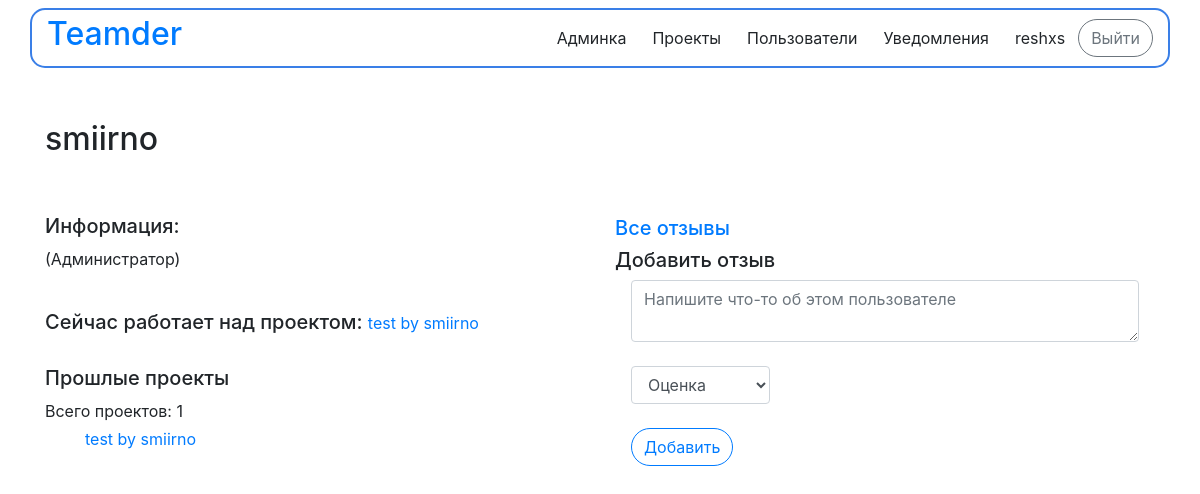
Before: /accounts/detail/4/ (signed in) with the older database file.
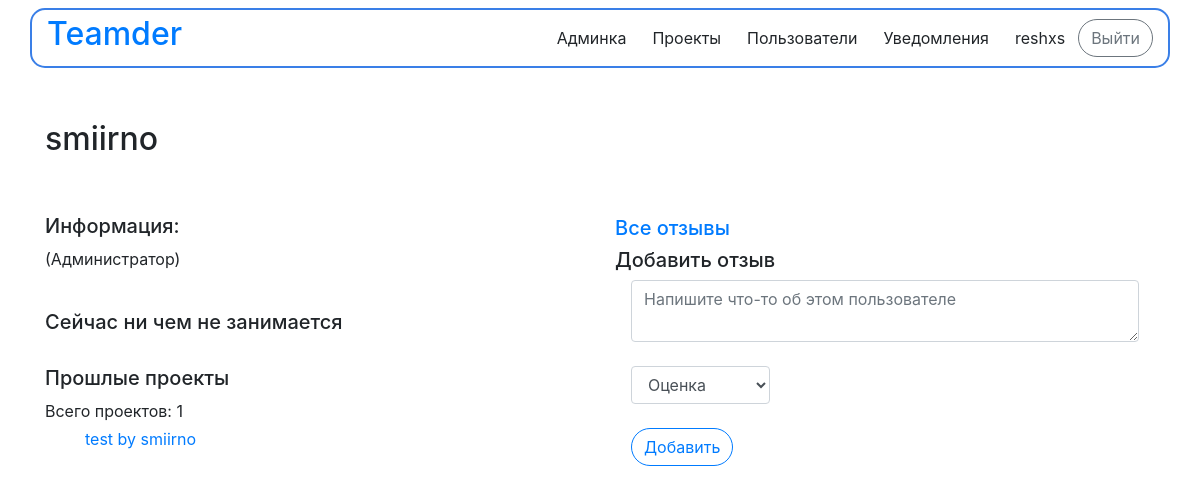
After: the same page with the newer database file.
### teamder/apps/projects/models.py (models this page shows, shortened)
class Project(models.Model):
    project_name = models.CharField('название проекта', max_length=100)
    project_description = models.TextField('описание проекта', blank=True)
    pub_date = models.DateTimeField('дата публикции', default=timezone.now())
    creator = models.ForeignKey(get_user_model(), on_delete=models.CASCADE, null=True)
    members = models.ManyToManyField(get_user_model(), 'Участники', blank=True)
    members_count = models.IntegerField('Количество участников', default=1, blank=False)
    is_done = models.BooleanField('Проект завершен', default=False)
    technologies = models.ManyToManyField(
        Technology,
        related_name='project_set',
        verbose_name="технологии",
        blank=True)
    class Meta:
        verbose_name = 'Проект'
        verbose_name_plural = 'Проекты'

### teamder/apps/user_accounts/views.py (the view, shortened to what this page needs)
# urls.py: path('detail/<int:user_id>/', views.detail, name='detail'),
@login_required
def detail(request, user_id):
    try:
        user = User.objects.get(id=user_id)
    except:
        raise Http404("Пользователь не найден!")
    user_projects = user.useraccount.user_projects.all()
    user_current_project = user.useraccount.user_current_project
    user_comments = user.comments.all()
    context = {
        'current_user': user,
        'user_projects': user_projects,
        'user_projects_count': user_projects.count(),
        'user_current_project': user_current_project,
        'user_comments': user_comments,
    }
    return render(request, 'user_accounts/detail.html', context)

### teamder/templates/user_accounts/detail.html (shortened to what this page needs)
{% extends 'base.html' %}
{% block content %}
<div class="container">
    <div class="row">
        <div class="col-6">
            {% if current_user %}
                <h2>{{current_user.username}}</h2>
            <br/><br>
                <h5>Информация:</h5>
                <h5><small>{{current_user.first_name}} {{current_user.last_name}}
                    {% if current_user.is_superuser %}
                    (Администратор)</small></h5>
                    {% endif %}
            <div class="row">
            </div>
            <br>
                {% if user_current_project %}
                <h5>Сейчас {{current_user.first_name}} работает над проектом:
                    <a href="{% url 'projects:detail' user_current_project.id%}" style="text-decoration: none"><small>{{user_current_project.project_name}}</small></a></h5>
                {% else %}
                    <h5>Сейчас {{current_user.first_name}} ни чем не занимается</h5>
                {% endif %}
            <br>
                {% if user_projects %}
                    <h5>Прошлые проекты&nbsp;&nbsp;&nbsp;</h5>
                    <h5><small>Всего проектов: {{user_projects_count}}</small></h5>
                    <ul style="list-style-type: none;">
                        {% for project in user_projects %}
                            <li>
                                <h6><a href="{% url 'projects:detail' project.id%}" style="text-decoration: none; font-weight: normal">{{project.project_name}}</a></h6>
                            </li>
                        {% endfor %}
                    </ul>
                {% else %}
                    <h5>{{current_user.first_name}} не работал ни с одним проектом</h5>
                {% endif %}
            {% else %}
                <h5>Пользователь не найден!</h5>
            {% endif %}
            <br><br>
        </div>
        <div class="col-6">
            <br/><br><br/><br>
            <h5><a href="{% url 'user_accounts:comments' current_user.id %}" style="text-decoration: none">Все отзывы</a></h5>
            <h5>Добавить отзыв</h5>
            {% if current_user != user%}
            <div class="form-group mx-sm-3 mb-2">
                <form method="post">
                    <textarea type="text" placeholder="Напишите что-то об этом пользователе" name="text" class="form-control"></textarea>
                    <br>
                    <div class="row col-4">
                    <select name="mark" class="form-control">
                        <option value="">Оценка</option>
                    </select>
                    </div>
                    <br>
                    <input type="submit" value="Добавить" class="btn btn-outline-primary" style="border-radius: 50px">
                    <br><br><br>
                </form>
            </div>
        </div>
    </div>
    {% endif %}
</div>
{% endblock %}

Changed rows visible on the page:
changed Project "test by smiirno": project_name "test by smiirno" → (not shown)
Other visible differences:
text no longer shown: "работает над проектом:"
text now shown: "ни чем не занимается"
